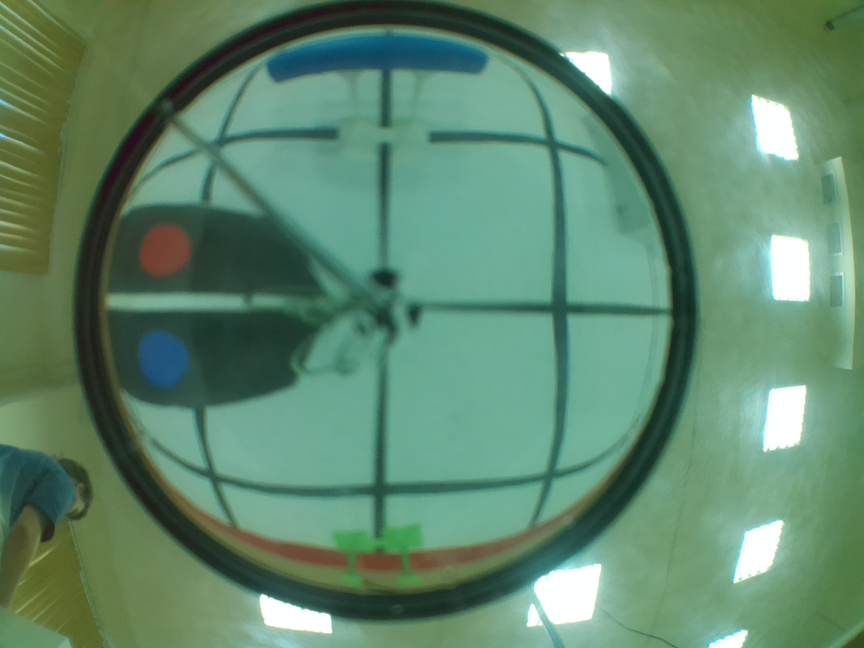
#> input picture Images/photo3.jpg, 2592 x 1944 px (shown at 1/3 size)
$ python calculateMatrix.py
#> lines starting #> are read from the running program, lines starting #| are printed output that depends on the picture; after the words box and inside, x2 and y2 are one past the last pixel; in counts of white or black regions, pixels touching at a corner belong together
import cv2
import numpy as np
import math
import pickle


# === Параметры системы (все в мм и градусах) ===
H_tip = 237             # Высота вершины конуса от пола (мм)
alpha_deg = 20           # Полуугол конуса (градусы)
D = 40                   # Диаметр основания конуса (мм)
R_base = D / 2           # Радиус основания (мм)
distance_camera_to_tip = 10 # Расстояние от камеры до вершины конуса (мм)


# Параметры камеры
FOV_deg = 25             # Угол обзора камеры (градусы)


# Параметры выходного изображения
out_res = 1000           # Размер выходного изображения (пиксели)


# === Вычисляем высоту камеры ===
camera_height = H_tip - distance_camera_to_tip
print(f"Высота камеры от пола: {camera_height:.2f} мм")
print(f"Расстояние от камеры до вершины конуса: {distance_camera_to_tip:.2f} мм")


# === Класс PointSelector (Интерактивный выбор параметров) ===
class PointSelector:
    def __init__(self, img):
        self.img = img.copy()
        self.display = img.copy()
        self.center = None
        self.inner_points = []
        self.outer_points = []
        self.mode = 'center'
        self.window_name = 'Select cone: [C]enter, [I]nner, [O]uter, [ENTER/Q] - done'

        cv2.namedWindow(self.window_name, cv2.WINDOW_NORMAL)
        cv2.setMouseCallback(self.window_name, self.mouse_callback)
        self.update_display()

    # [15 lines left out: function mouse_callback, not called in this run]

    def update_display(self):
        self.display = self.img.copy()

        if self.center is not None:
            cv2.circle(self.display, self.center, 5, (0, 255, 0), -1)

            if len(self.inner_points) > 0:
                r_inner = np.mean([np.sqrt((p[0]-self.center[0])**2 + (p[1]-self.center[1])**2)
                                     for p in self.inner_points])
                cv2.circle(self.display, self.center, int(r_inner), (0, 255, 255), 2)
                for p in self.inner_points:
                    cv2.circle(self.display, p, 3, (0, 255, 255), -1)

            if len(self.outer_points) > 0:
                r_outer = np.mean([np.sqrt((p[0]-self.center[0])**2 + (p[1]-self.center[1])**2)
                                     for p in self.outer_points])
                cv2.circle(self.display, self.center, int(r_outer), (255, 0, 0), 2)
                for p in self.outer_points:
                    cv2.circle(self.display, p, 3, (255, 0, 0), -1)

        mode_text = f"Mode: {self.mode.upper()}"
        cv2.putText(self.display, mode_text, (10, 30), cv2.FONT_HERSHEY_SIMPLEX, 1, (0, 0, 255), 2)

        cv2.imshow(self.window_name, self.display)

    def run(self):
        print("\n=== Интерактивный выбор параметров конуса ===")
        print("1. Кликните на ЦЕНТР конуса (Нажмите 'C')")
        print("2. Нажмите 'I' и кликайте по ВЕРШИНЕ конуса (для внутренних точек)")
        print("3. Нажмите 'O' и кликайте по ОСНОВАНИЮ конуса (для внешних точек)")
        print("4. Нажмите ENTER или Q, когда закончите")

        while True:
            key = cv2.waitKey(1) & 0xFF

            if key == ord('c') or key == ord('C') or key == ord('с') or key == ord('С'):
                self.mode = 'center'
            elif key == ord('i') or key == ord('I') or key == ord('ш') or key == ord('Ш'):
                self.mode = 'inner'
            elif key == ord('o') or key == ord('O') or key == ord('щ') or key == ord('Щ'):
                self.mode = 'outer'
            elif key == 13 or key == ord('q') or key == ord('Q'):
                if self.center is not None and len(self.inner_points) > 0 and len(self.outer_points) > 0:
                    break
                else:
                    print("Требуется задать Центр, внутренние И и внешние О точки.")

            cv2.imshow(self.window_name, self.display)

        cv2.destroyAllWindows()

        if not self.inner_points:
             r_inner = 0
        else:
             r_inner = np.mean([np.sqrt((p[0]-self.center[0])**2 + (p[1]-self.center[1])**2) for p in self.inner_points])

        if not self.outer_points:
            r_outer = 0
        else:
            r_outer = np.mean([np.sqrt((p[0]-self.center[0])**2 + (p[1]-self.center[1])**2) for p in self.outer_points])

        print(f"\nРезультаты:")
        print(f"Центр: {self.center}")
        print(f"Внутренний радиус: {r_inner:.1f} пикселей")
        print(f"Внешний радиус: {r_outer:.1f} пикселей")

        return self.center, int(r_inner), int(r_outer)


# === Загрузка изображения ===
img_path = 'Images/photo3.jpg'
try:
    img = cv2.imread(img_path)
#> img is the input picture: shape (1944, 2592, 3); mean B, G, R 109.3, 135.8, 95.8
except Exception as e:
    print(f"Ошибка при чтении файла: {e}")
    exit()

if img is None:
    print(f"Ошибка: не удалось загрузить {img_path}. Проверьте путь.")
    exit()


h_img, w_img = img.shape[:2]
print(f"\nИсходное изображение: {w_img}x{h_img}")
#| Исходное изображение: 2592x1944


# Уменьшаем для отображения (если исходник слишком большой)
display_max_size = 1000
scale_factor = display_max_size / max(h_img, w_img)

if scale_factor < 1.0:
    display_w = int(w_img * scale_factor)
    display_h = int(h_img * scale_factor)
    img_display = cv2.resize(img, (display_w, display_h))
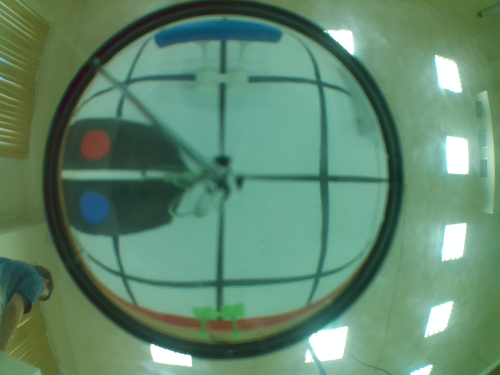
#> img_display: shape (750, 1000, 3) (shown at 1/2 size); mean B, G, R 109.2, 135.7, 95.7
else:
    img_display = img.copy()


# Интерактивный выбор
selector = PointSelector(img_display)
#> in update_display, `cv2.putText(self.display, mode_text, (10, 30), cv2.FONT_HERSHEY_SIMPLE..`:
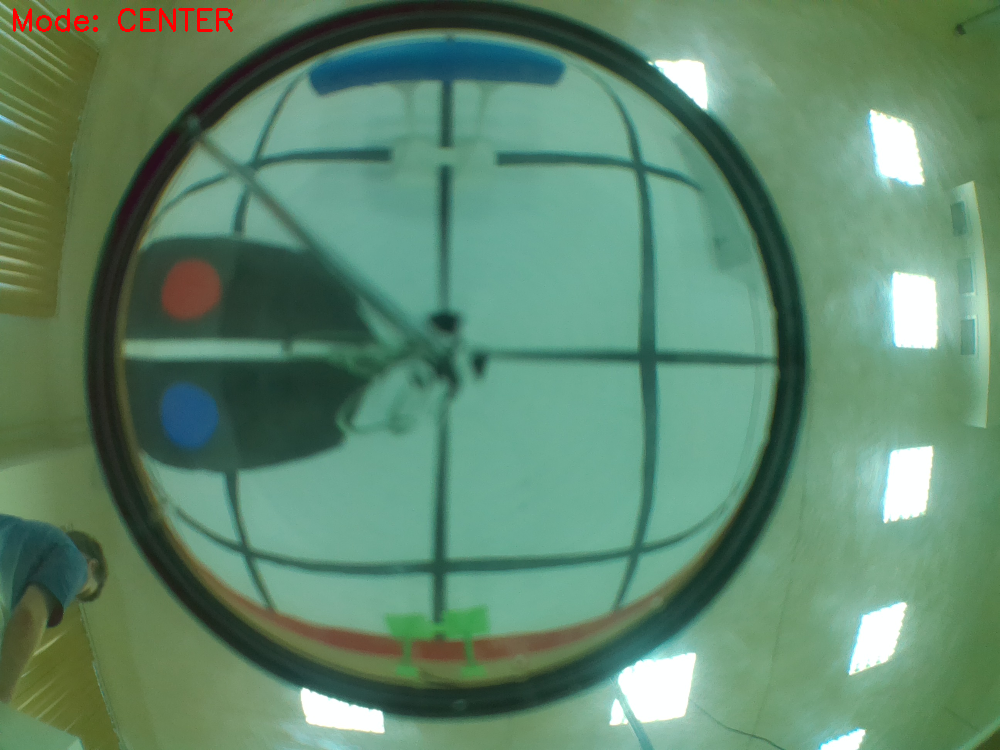
#> self.display: shape (750, 1000, 3); 0.23% of pixels changed, all inside (x1, y1, x2, y2) = (13, 8, 233, 32)
center_disp, r_min_disp, r_max_disp = selector.run()
#> (key q is pressed here)


# Масштабирование координат с дисплейного изображения обратно к исходному размеру (w_img, h_img)
cx = int(center_disp[0] / scale_factor)
cy = int(center_disp[1] / scale_factor)
r_min = int(r_min_disp / scale_factor)
r_max = int(r_max_disp / scale_factor)


print(f"\nПараметры для исходного изображения:")
print(f"Центр: ({cx}, {cy})")
print(f"Внутренний радиус (пикс): {r_min}")
print(f"Внешний радиус (пикс): {r_max}")


# === Расчёт фокусного расстояния (фокальное расстояние) ===
alpha = math.radians(alpha_deg)
FOV = math.radians(FOV_deg)
f = w_img / (2 * math.tan(FOV / 2))
print(f"\nФокусное расстояние камеры (F): {f:.1f} пикселей")


# === Расчёт 3D координат с учётом высоты камеры и перспективы ===
print("\nРасчёт 3D координат на конусе...")

y_grid, x_grid = np.mgrid[0:h_img, 0:w_img].astype(np.float64)
dx = (x_grid - cx).astype(np.float64)
dy = (y_grid - cy).astype(np.float64)


# Итеративный расчёт Z (Высота точки на конусе)
z = np.full_like(dx, H_tip, dtype=np.float64)

print("Начало итеративного расчёта высот...")
max_iter = 30 # Увеличиваем лимит для стабильности
for iteration in range(max_iter):
    # Расстояние от камеры до точки по Z (Z - CameraHeight)
    z_relative = z - camera_height

    x_3d = dx * z_relative / f
    y_3d = dy * z_relative / f
    r_3d = np.sqrt(x_3d**2 + y_3d**2)

    z_new = H_tip + r_3d / math.tan(alpha)

    max_diff = np.max(np.abs(z_new - z))
    if max_diff < 0.1: # Критерий остановки немного смягчен для надежности
        print(f"Сходимость достигнута на итерации {iteration+1} (макс. разница={max_diff:.4f})")
        z = z_new
        break

    z = z_new
else:
    print("Предупреждение: Достигнут максимальный лимит итераций.")


# Финальные 3D координаты (X, Y, Z)
x_3d = dx * (z - camera_height) / f
y_3d = dy * (z - camera_height) / f
r_3d = np.sqrt(x_3d**2 + y_3d**2)


print(f"Диапазон высот на конусе: [{z.min():.2f}, {z.max():.2f}] мм")
print(f"Диапазон радиусов: [{r_3d.min():.2f}, {r_3d.max():.2f}] мм")


# Маска конуса (Только точки, которые находятся на поверхности и внутри основания)
mask = (r_3d >= 0) & (r_3d <= R_base)
print(f"Пикселей в маске конуса: {np.sum(mask)}")


# === Лучи от камеры к точкам на конусе (Ray Tracing) ===

# Камера находится в точке (0, 0, camera_height) относительно себя.
ray_x = x_3d
ray_y = y_3d
ray_z = z - camera_height  # Относительный Z: от камеры до точки на конусе


# Нормали к внутренней поверхности конуса
theta = np.arctan2(y_3d, x_3d)
n_x = np.cos(theta) * math.sin(alpha)
n_y = np.sin(theta) * math.sin(alpha)
n_z = -math.cos(alpha)


# Нормализация вектора нормали N (Обеспечиваем, что нет деления на ноль!)
n_norm = np.sqrt(n_x**2 + n_y**2 + n_z**2)
# Используем np.divide для безопасного поэлементного деления:
n_x = np.where(n_norm != 0, n_x / n_norm, n_x)
n_y = np.where(n_norm != 0, n_y / n_norm, n_y)
n_z = np.where(n_norm != 0, n_z / n_norm, n_z)


# --- ИСПРАВЛЕНИЕ ЗДЕСЬ: Безопасная нормализация луча ---
ray_norm = np.sqrt(ray_x**2 + ray_y**2 + ray_z**2)

# Создаем маску для всех точек, где норма не равна нулю
safe_mask = (ray_norm != 0)

# Инициализируем новые векторы нулями
rx_new = np.zeros_like(ray_x)
ry_new = np.zeros_like(ray_y)
rz_new = np.zeros_like(ray_z)

# Выполняем нормализацию только там, где это безопасно
rx_new[safe_mask] = ray_x[safe_mask] / ray_norm[safe_mask]
ry_new[safe_mask] = ray_y[safe_mask] / ray_norm[safe_mask]
rz_new[safe_mask] = ray_z[safe_mask] / ray_norm[safe_mask]

# Обновляем переменные для дальнейших расчетов
ray_x, ray_y, ray_z = rx_new, ry_new, rz_new
# ------------------------------------------------------


# Отражение
dot = ray_x * n_x + ray_y * n_y + ray_z * n_z
ref_x = ray_x - 2 * dot * n_x
ref_y = ray_y - 2 * dot * n_y
ref_z = ray_z - 2 * dot * n_z


# === Проекция на пол (Z=0) ===

valid_reflection = (ref_z < 0) & mask

# Вычисляем параметр времени t: z + t * ref_z = 0 => t = -z / ref_z
t_ref = np.where(valid_reflection, -z / ref_z, 0)

# Координаты на полу (Z=0): P_x = x_3d + t * ref_x; P_y = y_3d + t * ref_y
floor_x = np.where(valid_reflection, x_3d + t_ref * ref_x, 0)
floor_y = np.where(valid_reflection, y_3d + t_ref * ref_y, 0)


# Собираем валидные точки для маппинга
valid_indices = np.where(valid_reflection)
valid_floor_x = floor_x[valid_indices]
valid_floor_y = floor_y[valid_indices]
valid_src_x = x_grid[valid_indices].astype(np.float32)
valid_src_y = y_grid[valid_indices].astype(np.float32)


print(f"\nВалидных точек: {len(valid_floor_x)}")


# === КОРРЕКТИРОВАННАЯ СЕКЦИЯ: ОПРЕДЕЛЕНИЕ БОРДЮРА И МАСШТАБИРОВАНИЕ ===

if len(valid_floor_x) == 0:
    print("ОШИБКА: Нет валидных точек для проекции.")
    exit()

# 1. Определяем физический диапазон (в мм)
min_x, max_x = valid_floor_x.min(), valid_floor_x.max()
min_y, max_y = valid_floor_y.min(), valid_floor_y.max()

# 2. Определяем желаемый физический запас (margin). Используем фиксированный процент от диапазона.
margin_factor = 0.15 # Увеличиваем запас до 15% для лучшего покрытия краев
range_x_span = max(max_x - min_x, 1e-6)
range_y_span = max(max_y - min_y, 1e-6)

margin_x = margin_factor * range_x_span
margin_y = margin_factor * range_y_span

# Обновленные границы: [min_x', max_x'] и [min_y', max_y']
final_min_x = min_x - margin_x
final_max_x = max_x + margin_x
final_min_y = min_y - margin_y
final_max_y = max_y + margin_y

range_x = final_max_x - final_min_x
range_y = final_max_y - final_min_y


# 3. Расчет масштабирования (Масштаб должен сопоставить крайнюю точку [0] и последнюю точку [N-1])
scale_x = (out_res - 1) / range_x if range_x != 0 else 0
scale_y = (out_res - 1) / range_y if range_y != 0 else 0


# Создаем карты
map_x = np.zeros((out_res, out_res), dtype=np.float32)
map_y = np.zeros((out_res, out_res), dtype=np.float32)
valid_mask = np.zeros((out_res, out_res), dtype=bool)


print("\nЗаполнение карт с использованием корректного масштабирования...")
for i in range(len(valid_floor_x)):
    # 1. Сдвигаем координату от минимальной границы (final_min)
    shifted_x = valid_floor_x[i] - final_min_x
    shifted_y = valid_floor_y[i] - final_min_y

    # 2. Масштабируем: P_pixel = floor(shifted * scale)
    px_out = int(shifted_x * scale_x)
    py_out = int(shifted_y * scale_y)

    # Проверка границ
    if 0 <= px_out < out_res and 0 <= py_out < out_res:
        map_x[py_out, px_out] = valid_floor_x[i] # Сохраняем исходное значение X в map_x
        map_y[py_out, px_out] = valid_floor_y[i] # Сохраняем исходное значение Y в map_y
        valid_mask[py_out, px_out] = True


print(f"Заполнено пикселей: {np.sum(valid_mask)}")

# === СОХРАНЕНИЕ РЕЗУЛЬТАТА ===
data = {
    'map_x': map_x,
    'map_y': map_y,
    'valid_mask': valid_mask,
    'params': {
        'min_x': final_min_x, 'max_x': final_max_x, # Сохраняем финальные границы
        'min_y': final_min_y, 'max_y': final_max_y,
        'out_res': out_res,
        'cx': cx, 'cy': cy,
        'r_min': r_min, 'r_max': r_max,
        'img_size': (w_img, h_img),
        'H_tip': H_tip,
        'alpha_deg': alpha_deg,
        'R_base': R_base,
        'f': f,
        'camera_height': camera_height,
        'distance_camera_to_tip': distance_camera_to_tip
    }
}


with open('mirror_maps.pkl', 'wb') as f:
    pickle.dump(data, f)


print(f"\n[УСПЕХ] Карты сохранены в mirror_maps.pkl")

$ run again, with Images/photo1.jpg copied over Images/photo3.jpg
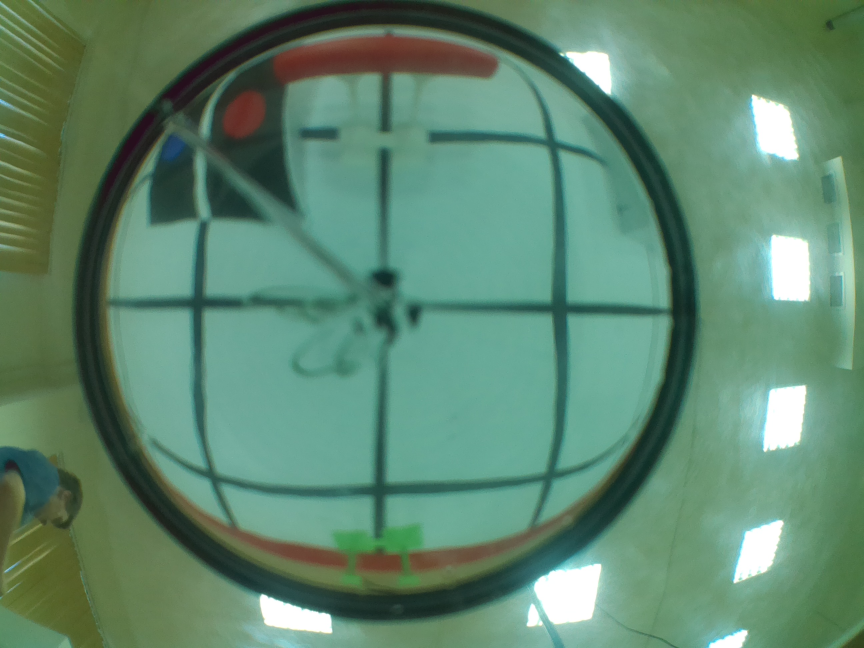
#> input picture Images/photo1.jpg, 2592 x 1944 px (shown at 1/3 size)
#> img is the input picture: shape (1944, 2592, 3); mean B, G, R 111.2, 135, 95
#| Исходное изображение: 2592x1944
#> `img_display = cv2.resize(img, (display_w, display_h))`:
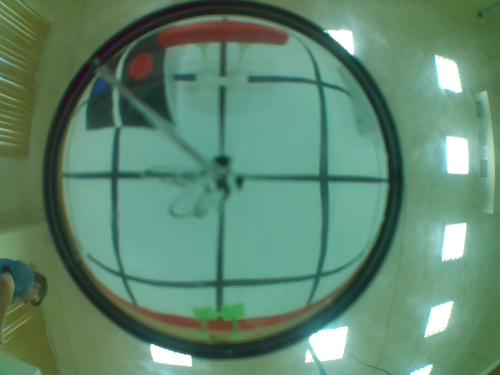
#> img_display: shape (750, 1000, 3) (shown at 1/2 size); mean B, G, R 111, 134.9, 94.9
#> in update_display, `cv2.putText(self.display, mode_text, (10, 30), cv2.FONT_HERSHEY_SIMPLE..`:
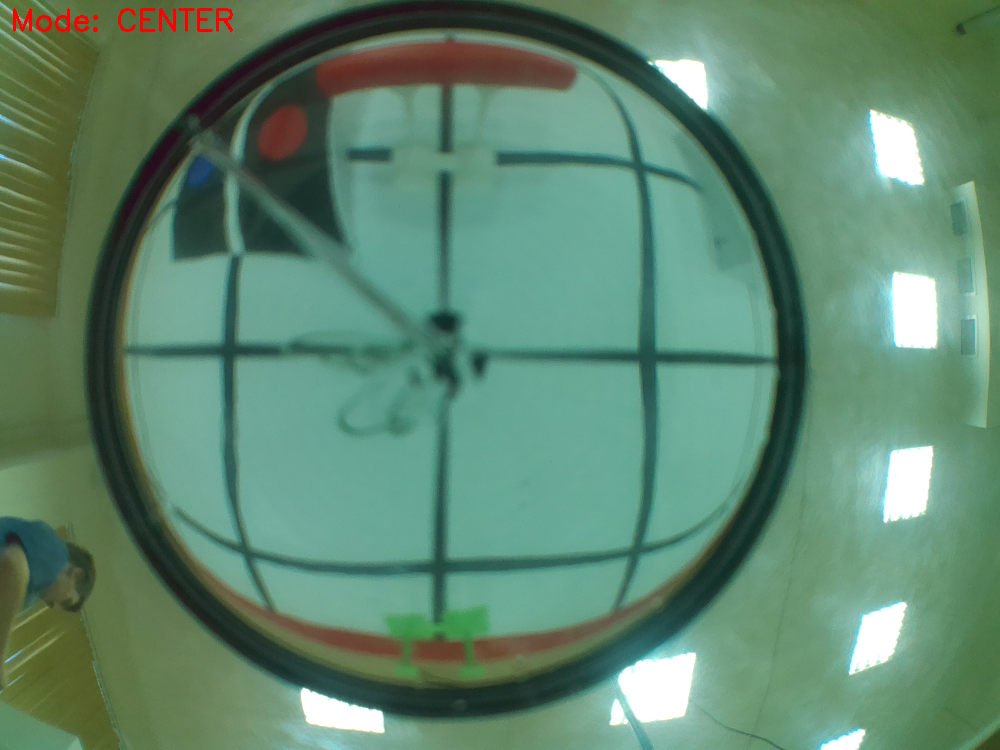
#> self.display: shape (750, 1000, 3); 0.23% of pixels changed, all inside (x1, y1, x2, y2) = (13, 8, 233, 32)

$ run again, with Images/photo4.jpg copied over Images/photo3.jpg
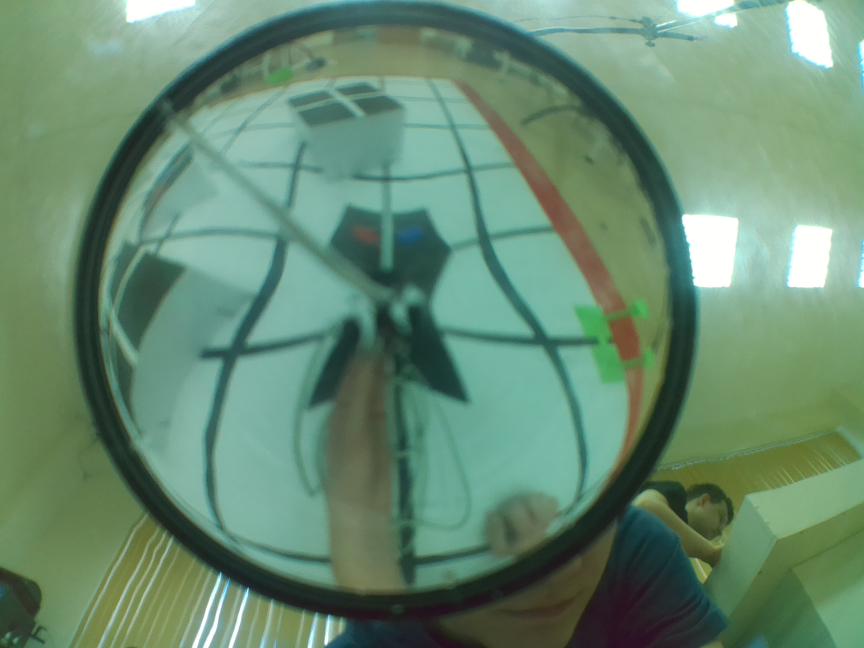
#> input picture Images/photo4.jpg, 2592 x 1944 px (shown at 1/3 size)
#> img is the input picture: shape (1944, 2592, 3); mean B, G, R 113.4, 138.5, 103.3
#| Исходное изображение: 2592x1944
#> `img_display = cv2.resize(img, (display_w, display_h))`:
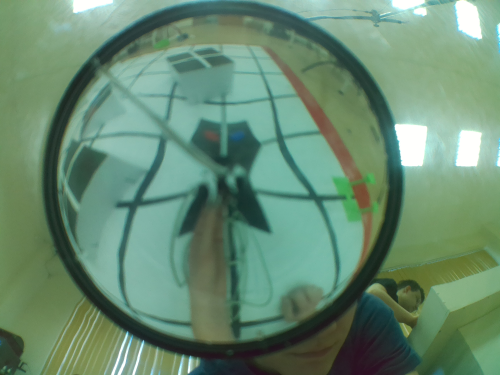
#> img_display: shape (750, 1000, 3) (shown at 1/2 size); mean B, G, R 113.3, 138.4, 103.2
#> in update_display, `cv2.putText(self.display, mode_text, (10, 30), cv2.FONT_HERSHEY_SIMPLE..`:
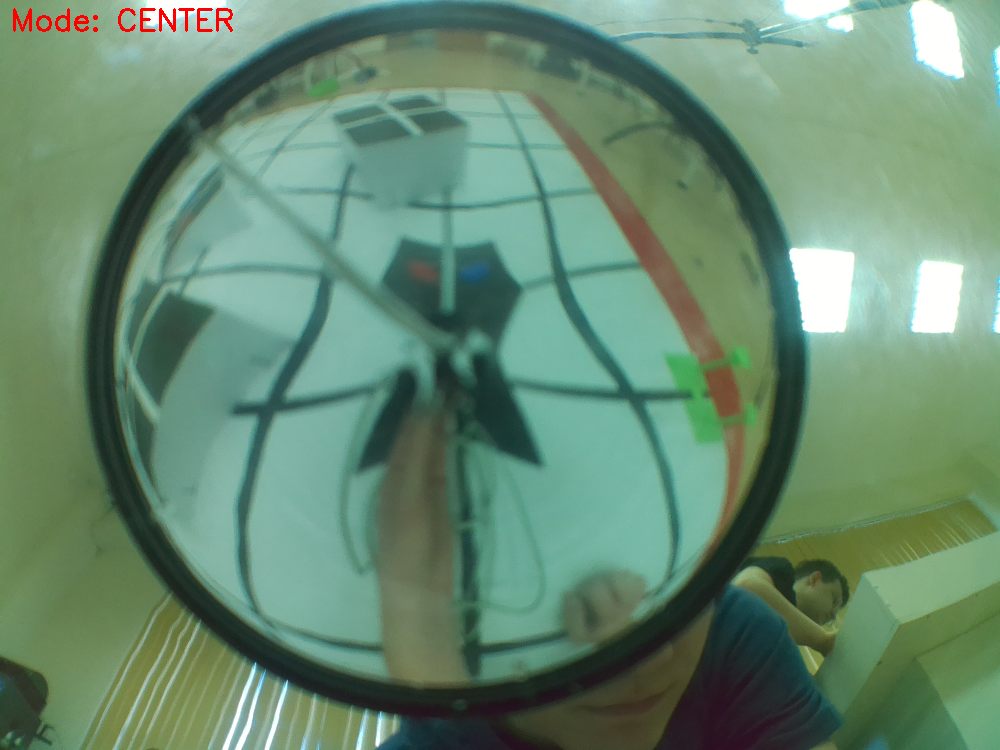
#> self.display: shape (750, 1000, 3); 0.23% of pixels changed, all inside (x1, y1, x2, y2) = (13, 8, 233, 32)
